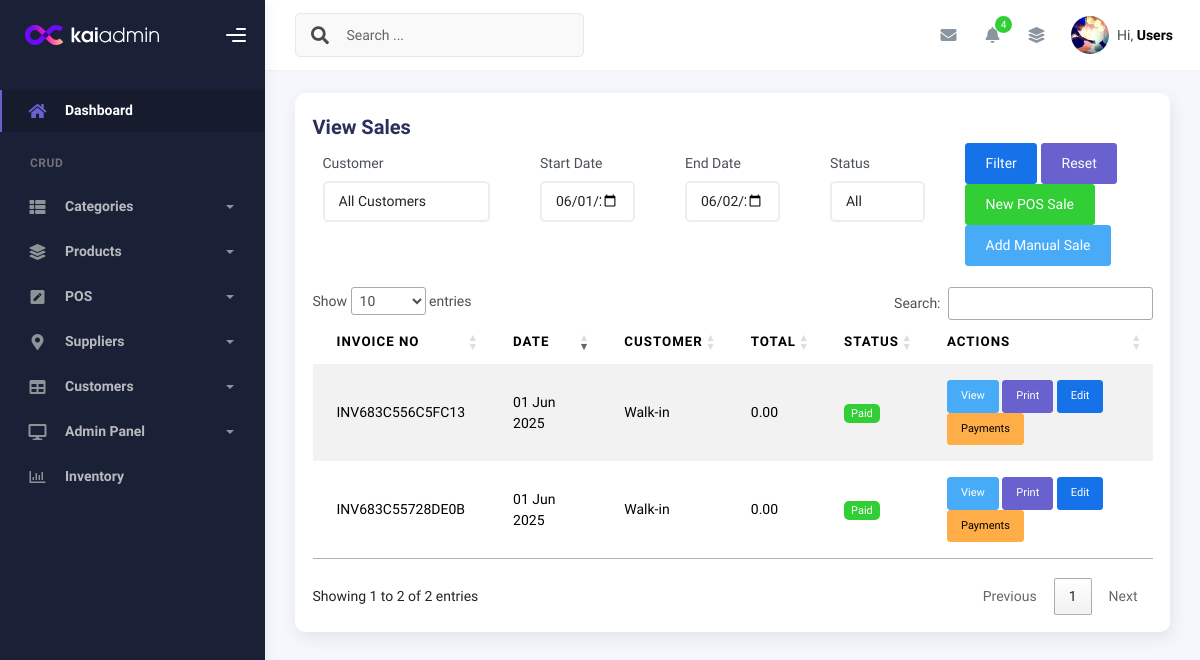
Before: /modules/sales/view_sales.php (signed in) with the older database file.
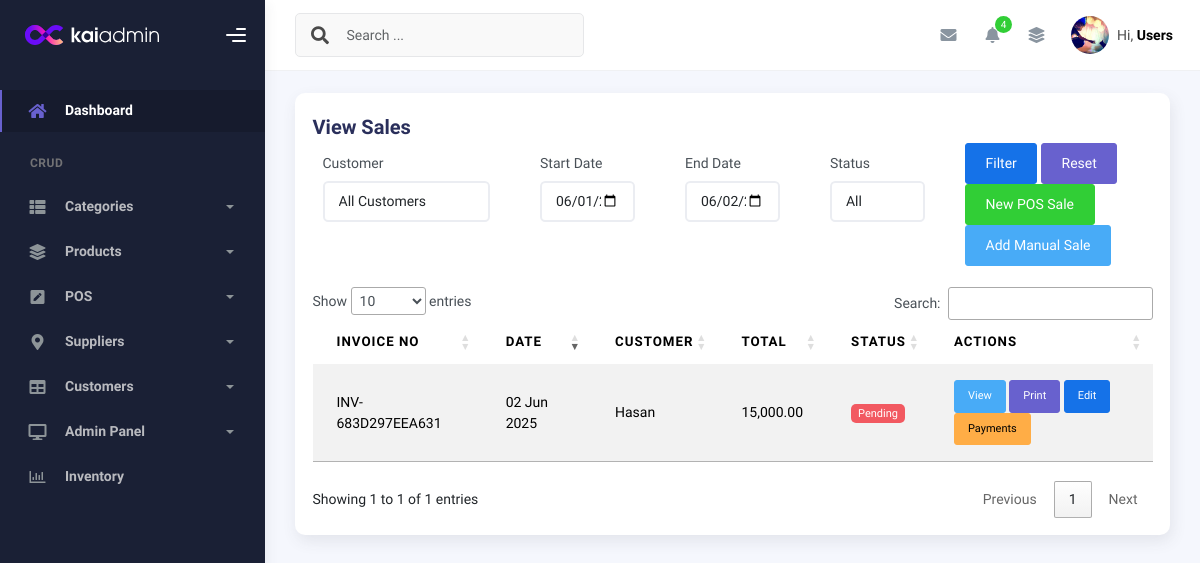
After: the same page with the newer database file.
### tables this page shows
CREATE TABLE `sales` (
  `id` int(11) NOT NULL,
  `customer_id` int(11) DEFAULT NULL,
  `customer_name` varchar(100) DEFAULT NULL,
  `customer_email` varchar(100) DEFAULT NULL,
  `invoice_no` varchar(50) DEFAULT NULL,
  `discount` decimal(5,2) DEFAULT 0.00,
  `subtotal` decimal(10,2) DEFAULT 0.00,
  `vat` decimal(10,2) NOT NULL DEFAULT 0.00,
  `total` decimal(10,2) NOT NULL,
  `payment_status` enum('paid','partial','pending') DEFAULT 'paid',
  `user_id` int(11) DEFAULT NULL,
  `is_deleted` tinyint(1) DEFAULT 0,
  `deleted_at` timestamp NULL DEFAULT NULL,
  `created_at` timestamp NOT NULL DEFAULT current_timestamp(),
  `updated_at` timestamp NOT NULL DEFAULT current_timestamp() ON UPDATE current_timestamp()
);

### includes/crud_class.php (called while the page is built, shortened)
<?php
class CRUD {
    protected $host = 'localhost';
    protected $username = 'root';
    protected $password = '';
    protected $database = 'inventory_system';
    protected $connect;
    function __construct() {
        $this->connect = new mysqli($this->host, $this->username, $this->password, $this->database);
        $this->connect->set_charset("utf8mb4");
    }
    public function common_select($table, $fields = '*', $where = false, $sort = 'id', $sort_type = 'asc', $offset = false, $limit = false) {
        $data = [];
        $error = 0;
        $error_msg = "";
        $sql = "SELECT $fields FROM `$table`";
        if ($sort) {
            $sql .= " ORDER BY `$sort` " . (strtoupper($sort_type) === 'DESC' ? 'DESC' : 'ASC');
        }
        $stmt = $this->connect->prepare($sql);
        if ($stmt) {
            if ($stmt->execute()) {
                $result = $stmt->get_result();
                if ($result->num_rows > 0) {
                    while ($r = $result->fetch_object()) {
                        $data[] = $r;
                    }
                }
            } else {
                $error = 1;
                $error_msg = $stmt->error;
            }
        } else {
            $error = 1;
            $error_msg = $this->connect->error;
        }
        return ['data' => $data, 'error' => $error, 'error_msg' => $error_msg];
    }
}

### db_plugin.php (called while the page is built, shortened)
<?php
require_once __DIR__ . '/includes/crud_class.php';
$mysqli=new CRUD();
?>

### modules/sales/view_sales.php (the view, shortened to what the changed rows need)
<?php
require_once __DIR__ . '/../../db_plugin.php';
$sales = $mysqli->common_select('sales', '*', [])['data'];
require_once __DIR__ . '/../../requires/header.php';
require_once __DIR__ . '/../../requires/topbar.php';
?>
<div class="container">
    <div class="page-inner">
        <div class="row">
            <div class="col-md-12 grid-margin">
                <div class="card">
                    <div class="card-body">
                        <h4 class="card-title">View Sales</h4>
                        <form method="GET" class="mb-4">
                            <div class="row">
                            </div>
                        </form>
                        <div class="table-responsive">
                            <table class="table table-striped" id="salesTable">
                                <thead>
                                    <tr>
                                        <th>Invoice No</th>
                                        <th>Date</th>
                                        <th>Customer</th>
                                        <th>Total</th>
                                        <th>Status</th>
                                        <th>Actions</th>
                                    </tr>
                                </thead>
                                <tbody>
                                    <?php foreach ($sales as $sale):
                                        $customer = $sale->customer_id ?
                                            $mysqli->common_select('customers', '*', ['id' => $sale->customer_id])['data'][0] : null;
                                    ?>
                                        <tr>
                                            <td><?= $sale->invoice_no ?></td>
                                            <td><?= date('d M Y', strtotime($sale->created_at)) ?></td>
                                            <td><?= $customer ? $customer->name : ($sale->customer_name ?: 'Walk-in') ?></td>
                                            <td><?= number_format($sale->total, 2) ?></td>
                                            <td>
                                                <span class="badge badge-<?=
                                                    $sale->payment_status == 'paid' ? 'success' :
                                                    ($sale->payment_status == 'partial' ? 'warning' : 'danger')
                                                ?>">
                                                    <?= ucfirst($sale->payment_status) ?>
                                                </span>
                                            </td>
                                            <td>
                                                <a href="sale_details.php?id=<?= $sale->id ?>" class="btn btn-info btn-sm">View</a>
                                                <a href="print_invoice.php?id=<?= $sale->id ?>" target="_blank" class="btn btn-secondary btn-sm">Print</a>
                                                <?php if ($_SESSION['user']->role == 'admin'): ?>
                                                    <a href="edit_sale.php?id=<?= $sale->id ?>" class="btn btn-primary btn-sm">Edit</a>
                                                    <a href="sales_payment.php?id=<?= $sale->id ?>" class="btn btn-warning btn-sm">Payments</a>
                                                <?php endif; ?>
                                            </td>
                                        </tr>
                                    <?php endforeach; ?>
                                </tbody>
                            </table>
                        </div>
                    </div>
                </div>
            </div>
        </div>
    </div>
</div>
<?php require_once __DIR__ . '/../../requires/footer.php'; ?>

Changed rows visible on the page:
removed sales: invoice_no "INV683C556C5FC13", created_at "01 Jun 2025", customer_name "Walk-in", total "0.00", payment_status "Paid"
removed sales: invoice_no "INV683C55728DE0B", created_at "01 Jun 2025", customer_name "Walk-in", total "0.00", payment_status "Paid"
added sales: invoice_no "INV-683D297EEA631", created_at "02 Jun 2025", customer_name "Hasan", total "15,000.00", payment_status "Pending"
Other visible differences:
text written by a page script: "Show entries Search: Showing 1 to 2 of 2 entries Previous 1 Next" → "Show entries Search: Showing 1 to 1 of 1 entries Previous 1 Next"
